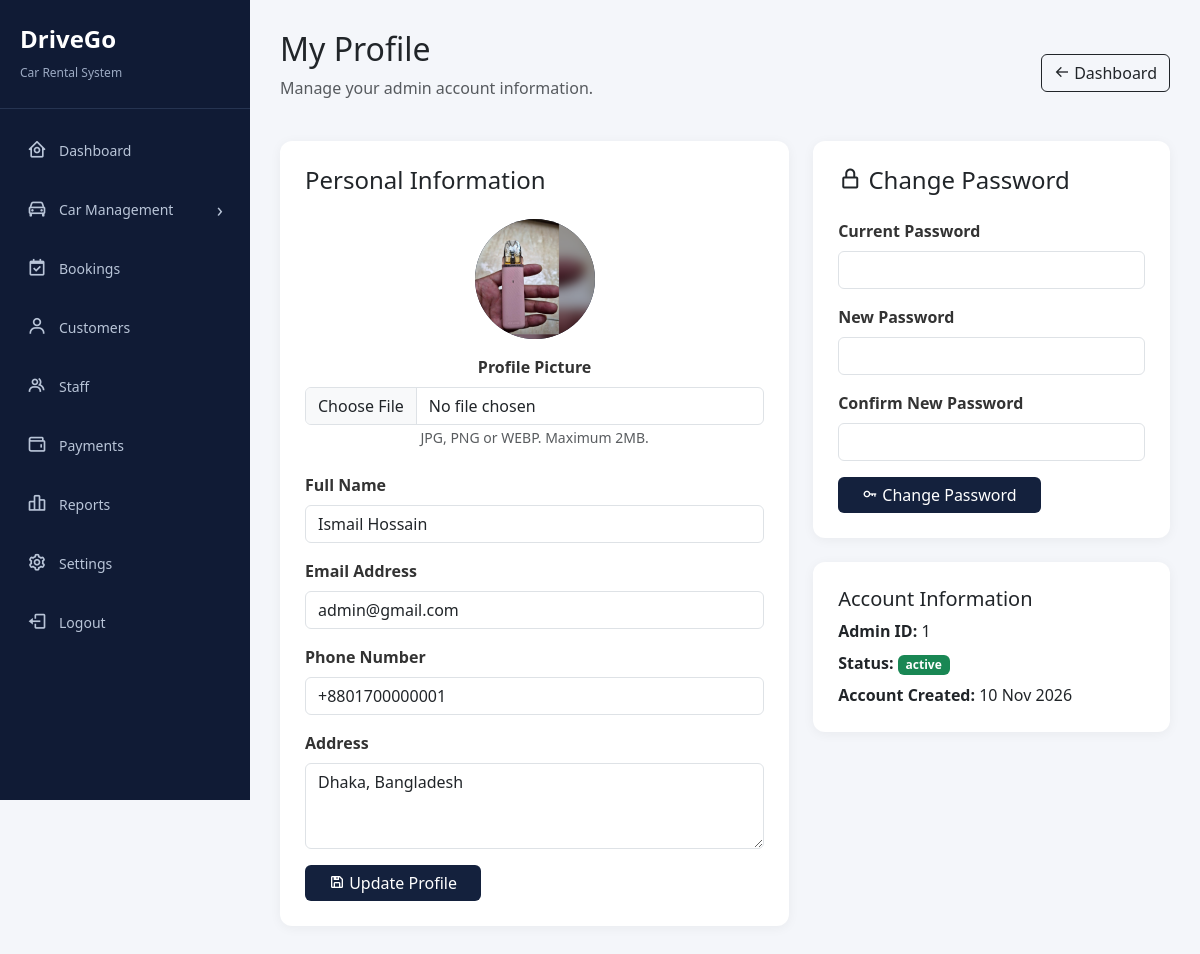
Screenshot of /admin/profile.php (signed in) with the database file from the repository.
### tables this page shows
CREATE TABLE `users` (
  `user_id` int NOT NULL,
  `role_id` int NOT NULL,
  `full_name` varchar(100) NOT NULL,
  `email` varchar(100) NOT NULL,
  `phone` varchar(20) DEFAULT NULL,
  `password` varchar(255) NOT NULL,
  `address` text,
  `profile_image` varchar(255) DEFAULT 'default_avatar.png',
  `status` enum('active','inactive','suspended') DEFAULT 'active',
  `created_at` timestamp NULL DEFAULT CURRENT_TIMESTAMP,
  `updated_at` timestamp NULL DEFAULT CURRENT_TIMESTAMP ON UPDATE CURRENT_TIMESTAMP
);

### admin/profile.php (the view, shortened to what this page needs)
<?php
require_once "../config/dbconfig.php";
$admin_id = $_SESSION['user_id'];
$sql = "SELECT * FROM users WHERE user_id = '$admin_id'";
$result = mysqli_query($conn, $sql);
$admin = mysqli_fetch_assoc($result);
$image_path = "../" . $admin['profile_image'];
?>
<!DOCTYPE html>
<html lang="en">
<head>
    <link href="https://cdn.jsdelivr.net/npm/bootstrap@5.3.3/dist/css/bootstrap.min.css" rel="stylesheet">
    <link href="https://unpkg.com/boxicons@2.1.4/css/boxicons.min.css" rel="stylesheet">
<link rel="stylesheet" href="assets/css/custom.css">
</head>
<body>
    <?php require_once "partials/sidebar.php"; ?>
    <div class="main-content">
        <div class="profile-header">
            <div>
                <h2>My Profile</h2>
                <p class="text-muted">
                    Manage your admin account information.
                </p>
            </div>
            <a href="dashboard.php" class="btn btn-outline-dark">
                <i class='bx bx-arrow-back'></i>
                Dashboard
            </a>
        </div>
        <div class="row">
            <div class="col-lg-7 mb-4">
                <div class="card profile-card">
                    <h4 class="mb-4">Personal Information</h4>
                    <form method="POST" enctype="multipart/form-data">
                        <div class="text-center mb-4">
                            <?php if ($image_path != "") { ?>
                                <img src="<?php echo htmlspecialchars($image_path); ?>"
                                     class="profile-avatar"
                                     id="previewImage">
                            <?php } ?>
                            <div class="mt-3">
                                <label class="form-label">
                                    Profile Picture
                                </label>
                                <input type="file"
                                       name="profile_image"
                                       class="form-control"
                                       accept="image/jpeg,image/png,image/webp"
                                       onchange="previewProfile(event)">
                                <small class="text-muted">
                                    JPG, PNG or WEBP. Maximum 2MB.
                                </small>
                            </div>
                        </div>
                        <div class="mb-3">
                            <label class="form-label">
                                Full Name
                            </label>
                            <input type="text"
                                   name="full_name"
                                   class="form-control"
                                   value="<?php echo htmlspecialchars($admin['full_name']); ?>"
                                   required>
                        </div>
                        <div class="mb-3">
                            <label class="form-label">
                                Email Address
                            </label>
                            <input type="email"
                                   name="email"
                                   class="form-control"
                                   value="<?php echo htmlspecialchars($admin['email']); ?>"
                                   required>
                        </div>
                        <div class="mb-3">
                            <label class="form-label">
                                Phone Number
                            </label>
                            <input type="text"
                                   name="phone"
                                   class="form-control"
                                   value="<?php echo htmlspecialchars($admin['phone'] ?? ''); ?>">
                        </div>
                        <div class="mb-3">
                            <label class="form-label">
                                Address
                            </label>
                            <textarea name="address"
                                      class="form-control"
                                      rows="3"><?php echo htmlspecialchars($admin['address'] ?? ''); ?></textarea>
                        </div>
                        <button type="submit"
                                name="update_profile"
                                class="btn btn-primary px-4">
                            <i class='bx bx-save'></i>
                            Update Profile
                        </button>
                    </form>
                </div>
            </div>
            <div class="col-lg-5 mb-4">
                <div class="card profile-card">
                    <h4 class="mb-4">
                        <i class='bx bx-lock-alt'></i>
                        Change Password
                    </h4>
                    <form method="POST">
                        <div class="mb-3">
                            <label class="form-label">
                                Current Password
                            </label>
                            <input type="password"
                                   name="current_password"
                                   class="form-control"
                                   required>
                        </div>
                        <div class="mb-3">
                            <label class="form-label">
                                New Password
                            </label>
                            <input type="password"
                                   name="new_password"
                                   class="form-control"
                                   minlength="6"
                                   required>
                        </div>
                        <div class="mb-3">
                            <label class="form-label">
                                Confirm New Password
                            </label>
                            <input type="password"
                                   name="confirm_password"
                                   class="form-control"
                                   minlength="6"
                                   required>
                        </div>
                        <button type="submit"
                                name="change_password"
                                class="btn btn-primary px-4">
                            <i class='bx bx-key'></i>
                            Change Password
                        </button>
                    </form>
                </div>
                <div class="card profile-card mt-4">
                    <h5>Account Information</h5>
                    <p class="mb-2">
                        <strong>Admin ID:</strong>
                        <?php echo $admin['user_id']; ?>
                    </p>
                    <p class="mb-2">
                        <strong>Status:</strong>
                        <span class="badge bg-success">
                            <?php echo htmlspecialchars($admin['status']); ?>
                        </span>
                    </p>
                    <p class="mb-0">
                        <strong>Account Created:</strong>
                        <?php echo date('d M Y', strtotime($admin['created_at'])); ?>
                    </p>
                </div>
            </div>
        </div>
    </div>
</body>
</html>

### admin/profile.php (style rules this page uses)
body { background: #f4f6fa; margin: 0; }
.main-content { margin-left: 250px; padding: 30px; }
.profile-header { display: flex; justify-content: space-between; align-items: center; margin-bottom: 25px; }
.profile-card { border: none; border-radius: 12px; padding: 25px; box-shadow: 0 2px 12px rgba(0,0,0,0.05); }
.profile-avatar { width: 120px; height: 120px; border-radius: 50%; object-fit: cover; background: #14213d; color: white; font-size: 45px; display: flex; align-items: center; justify-content: center; margin: auto; }
.form-label { font-weight: 600; color: #333; }
.btn-primary { background: #14213d; border: none; }

### rows the page displays
users: profile_image (picture), full_name "Ismail Hossain", email "admin@gmail.com", phone "+8801700000001", address "Dhaka, Bangladesh", user_id "1", status "active", created_at "10 Nov 2026"
